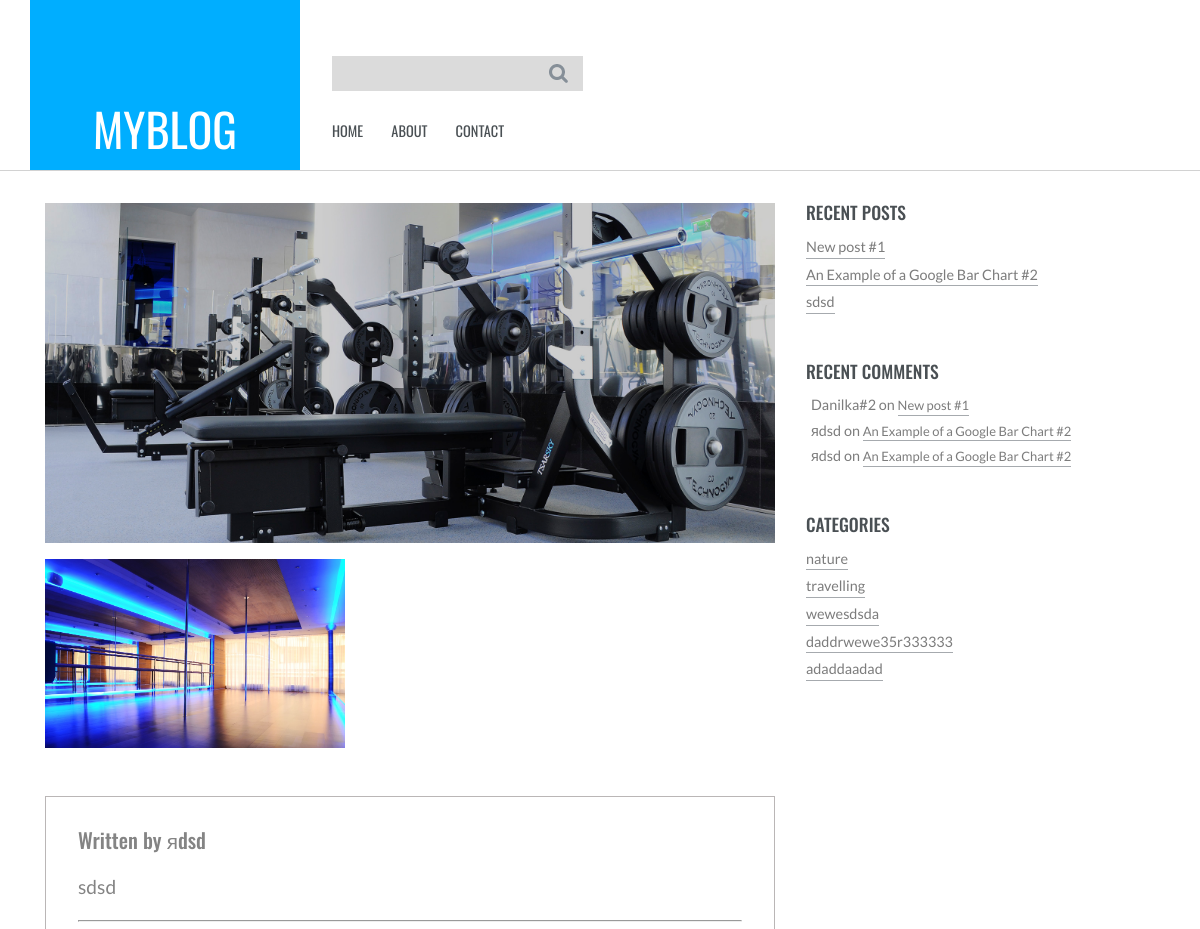
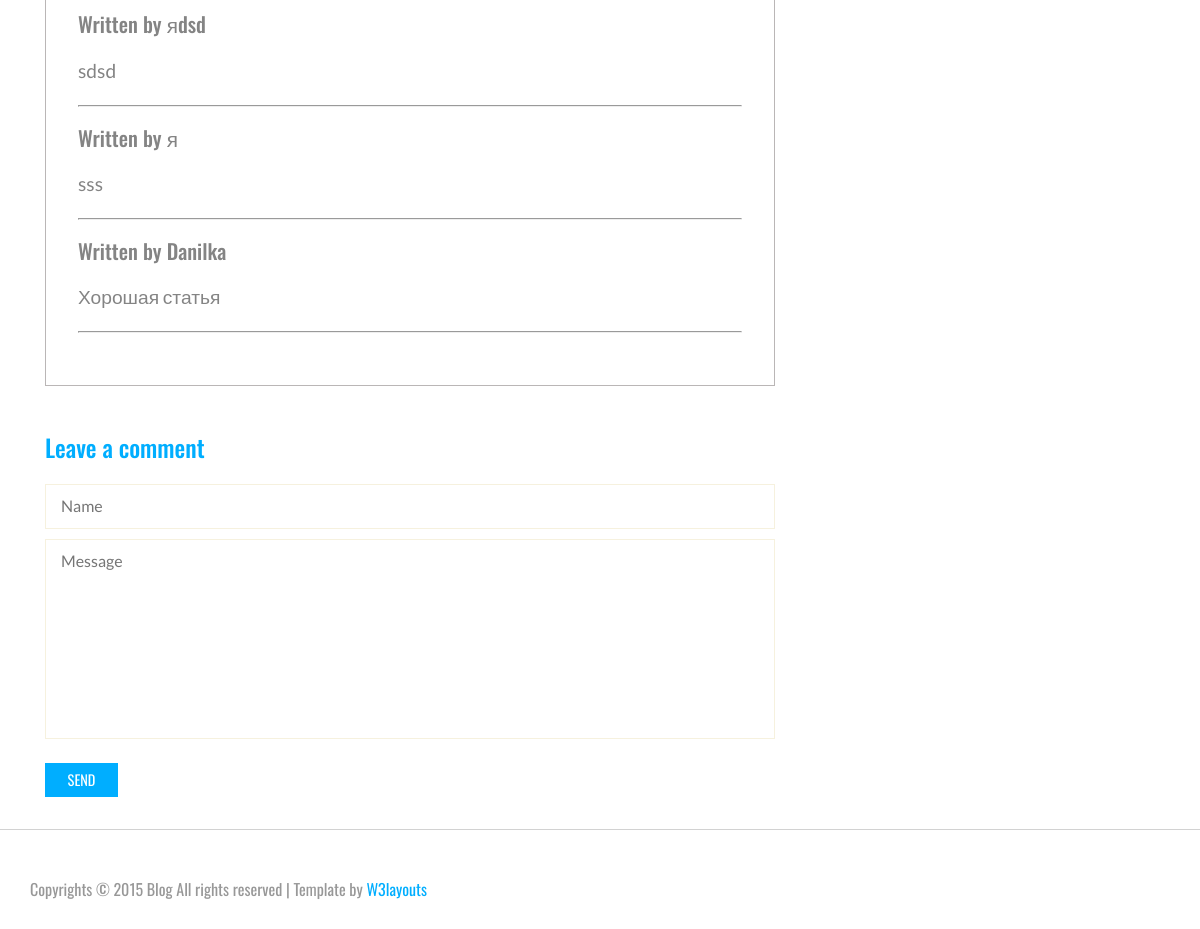
Screenshot of /post/21 with the database file from the repository (2 pictures, top to bottom).
### tables this page shows
CREATE TABLE `settings` (
  `id` int(11) NOT NULL,
  `name` varchar(255) NOT NULL,
  `value` varchar(255) NOT NULL,
  `type` varchar(255) NOT NULL DEFAULT 'text'
);

CREATE TABLE `posts` (
  `id` int(11) NOT NULL,
  `title` varchar(255) NOT NULL,
  `description` varchar(255) NOT NULL,
  `content` text NOT NULL,
  `date` datetime NOT NULL,
  `image` varchar(255) NOT NULL,
  `author` varchar(255) NOT NULL,
  `category` varchar(255) NOT NULL
);

CREATE TABLE `comments` (
  `id` int(11) NOT NULL,
  `author` varchar(255) NOT NULL,
  `post` int(11) NOT NULL,
  `text` text NOT NULL,
  `date` datetime NOT NULL DEFAULT current_timestamp()
);

CREATE TABLE `categories` (
  `id` int(11) NOT NULL,
  `name` varchar(255) NOT NULL
);

### engine/Config/Service.php (called while the page is built)
<?php
return [
    Engine\Services\Load\Provider::class,
    Engine\Services\Database\Provider::class,
    Engine\Services\View\Provider::class,
    Engine\Services\Router\Provider::class,
];

### CMS/Controllers/PostController.php (called while the page is built, shortened)
<?php
class PostController extends AbstractController
{
    public function post($id)
    {
        $posts = $this->load->model('posts');
        $comments = $this->load->model('comments');
        $post = $posts->getPost($id);
        $data['recentPosts'] = $posts->getRecentPosts(3);
        $data['recentComments'] = $comments->getRecentComments(3);
        $data['categories'] = $posts->getCategories();
        $data['comments'] = $comments->getComments($post->id);
        $data['post'] = $post;
        $this->view->render('post', $data);
    }
}

### CMS/Config/Routes.php (called while the page is built)
<?php
$router->route('/','HomeController@index');
$router->route('/page/:any','PageController@page');
$router->route('/post/:num','PostController@post');
$router->route('/search','SearchController@redirect');
$router->route('/search/:any','SearchController@search');
$router->route('/comment/add','CommentController@add');
$router->route('/category/:num','SearchController@category');
$router->execute($_SERVER['REQUEST_URI']);
exit;

### engine/Services/Router/Provider.php (called while the page is built, shortened)
<?php
class Provider extends AbstractProvider
{
    private $serviceName = 'router';
    function init()
    {
        $router = new Router($this->di);
        $this->di->add($this->serviceName, $router);
        require_once ROOT_PATH . '/'.VERT.'/Config/Routes.php';
    }
}

### index.php (called while the page is built, shortened)
<?php
require_once __DIR__ . '/engine/App.php';

### engine/DI.php (called while the page is built, shortened)
<?php
 class DI
 {
 	private $container = [];
 	public function add($key, $value){
 		$this->container[$key] = $value;
 		return $this;
 	}
 	public function get($key){
 		return $this->container[$key];
 	}
 }
?>

### engine/Load.php (called while the page is built, shortened)
<?php
class Load
{
    public function model($modelName)
    {
        global $di;
        $modelName  = ucfirst($modelName);
        $model  = new $namespace($di);
        return $model;
    }
}

### CMS/Models/Settings.php (called while the page is built, shortened)
<?php
class Settings extends AbstractModel
{
    public function __construct($di)
    {
        $this->queryBuilder = new QueryBuilder();
        $this->di      = $di;
        $this->db      = $this->di->get('db');
    }
    function getSetting($name){
        $sql = $this->queryBuilder->select()
            ->from('settings')
            ->where('name', $name)
            ->limit('1')
            ->sql();
        return $this->db->query($sql, $this->queryBuilder->values)[0];
    }
}

### engine/Core/Database/QueryBuilder.php (called while the page is built, shortened)
<?php
class QueryBuilder
{
    protected $sql = [];
    public function select($fields = '*')
    {
        $this->sql['select'] = "SELECT {$fields} ";
        return $this;
    }
    public function from($table)
    {
        $this->sql['from'] = "FROM {$table} ";
        return $this;
    }
    public function where($column, $value, $operator = '=')
    {
        $this->sql['where'][] = "{$column} {$operator} ?";
        return $this;
    }
    public function orderBy($field, $order)
    {
        $this->sql['order_by'] = "ORDER BY {$field} {$order}";
        return $this;
    }
    public function limit($number)
    {
        $this->sql['limit'] = " LIMIT {$number}";
        return $this;
    }
    public function sql()
    {
        $sql = '';
        if(!empty($this->sql)) {
            foreach ($this->sql as $key => $value) {
                if ($key == 'where') {
                    $sql .= ' WHERE ';
                    foreach ($value as $where) {
                        $sql .= $where;
                    }
                } else {
                    $sql .= $value;
                }
            }
        }
        return $sql;
    }
    public function reset()
    {
        $this->sql    = [];
    }
}

### engine/Core/Database/Connection.php (called while the page is built, shortened)
<?php
class Connection
{
	private $link;
	function connect(){
		$config = require_once ROOT_PATH . '/engine/Config/Database.php';
		$dsn = 'mysql:host='.$config['host'].';dbname='.$config['db_name'].';charset='.$config["charset"];
		$this->link = new PDO($dsn, $config["user"], $config["password"]);
		return $this;
	}
	function query($sql, $parameters = []){
		$req = $this->link->prepare($sql);
		$req->execute($parameters);
		$resp = $req->fetchAll(PDO::FETCH_CLASS);
		return $resp;
	}
}
 ?>

### engine/Config/Database.php (called while the page is built)
<?php
return [
			"host" => "localhost",
			"db_name" => "mycms",
			"user" => "root",
			"password" => "",
			"charset" => "utf8"
		];

### CMS/Models/Posts.php (called while the page is built, shortened)
<?php
class Posts extends AbstractModel
{
    public function __construct($di)
    {
        $this->queryBuilder = new QueryBuilder();
        $this->di      = $di;
        $this->db      = $this->di->get('db');
    }
    function getRecentPosts($num){
        $sql = $this->queryBuilder->select()
            ->from('posts')
            ->orderBy('date', 'DESC')
            ->limit($num)
            ->sql();
        return $this->db->query($sql);
    }
    function getCategories(){
        $sql = $this->queryBuilder->select()
            ->from('categories')
            ->orderBy('id', 'ASC')
            ->sql();
        return $this->db->query($sql);
    }
    function getPost($id){
        $sql = $this->queryBuilder->select()
            ->from('posts')
            ->where('id', $id)
            ->limit('1')
            ->sql();
        return $this->db->query($sql, $this->queryBuilder->values)[0];
    }
}

### engine/AbstractController.php (called while the page is built, shortened)
<?php
abstract class AbstractController
{
    function __construct($di)
    {
        $this->di = $di;
        $this->load = $this->di->get('load');
    }
}

### CMS/Models/Comments.php (called while the page is built, shortened)
<?php
class Comments extends AbstractModel
{
    public function __construct($di)
    {
        $this->queryBuilder = new QueryBuilder();
        $this->di      = $di;
        $this->db      = $this->di->get('db');
    }
    function getComments($post){
        $sql = $this->queryBuilder->select()
            ->from('comments')
            ->where('post', $post)
            ->orderBy('id', 'ASC')
            ->sql();
        return $this->db->query($sql, $this->queryBuilder->values);
    }
    function getRecentComments($num){
        $sql = $this->queryBuilder->select()
            ->from('comments')
            ->orderBy('date', 'DESC')
            ->limit($num)
            ->sql();
        return $this->db->query($sql);
    }
}

### content/themes/default/post.php (the view, shortened to what this page needs)
<?php
$this->theme->header();
?>
    <div class="single">
        <div class="container">
            <div class="col-md-8 single-main">
                <div class="single-grid">
                    <img src="<?= $post->image; ?>" alt=""/>
                    <p><?= $post->content; ?></p>
                </div>
                <?php if (!!$comments){?>
                <ul class="comment-list">
                    <?php foreach ($comments as $comment): ?>
                    <h5 class="post-author_head">Written by <a href="#" title="Posts by admin" rel="author"><?= $comment->author; ?></a></h5>
                        <div class="desc">
                            <p><?= $comment->text; ?></p>
                        </div>
                        <hr>
                    <?php endforeach; ?>
                </ul>
                <?php } ?>
                <div class="content-form">
                    <h3>Leave a comment</h3>
                    <form action="/comment/add" method="post">
                        <input name="author" id="comment_author" type="text" placeholder="Name" required/>
                        <textarea name="text" id="comment_text" placeholder="Message"></textarea>
                        <input type="submit" value="SEND"/>
                    </form>
                </div>
            </div>
            <?php $this->theme->sidebar(); ?>
            <div class="clearfix"></div>
        </div>
    </div>
<?php
$this->theme->footer();

### engine/App.php (shortened to what this page needs)
<?php
try {
    $di = new DI();
    $services = require ROOT_PATH . "/engine/Config/Service.php";
    foreach ($services as $service){
        $nService = new $service($di);
        $nService->init();
    }
} catch (Exception $e) {
    echo $e->getMessage();
} ?>

### engine/Core/Router/Router.php (shortened to what this page needs)
<?php
class Router
{
    public $routes = array();
    function __construct($di)
    {
        $this->di = $di;
    }
    public function route($pattern, $uri)
    {
        $pattern = '/^' . str_replace('/', '\/', $pattern) . '$/';
        $this->routes[$pattern] = $uri;
    }
    public function execute($url)
    {
        foreach ($this->routes as $pattern => $uri)
        {
            $oPattern = $pattern;
            if (strpos($pattern, ':') !== false) {
                $pattern = str_replace(':any', '(.+)', str_replace(':num', '([0-9]+)', $pattern));
            }
            if (strpos($uri, '@')){
                $explodedUri = explode('@', $uri);
                $action = $explodedUri[1];
            }
            else {
                $controller = $uri;
                $action = 'index';
            }
            if (preg_match($pattern, $url, $params))
            {
                array_shift($params);
                return call_user_func_array([new $controller($this->di), $action], array_values($params));
            }
            else if(array_search($oPattern, array_keys($this->routes)) == count($this->routes) - 1){
                throw new Exception("404. Cannot find ".$pattern." in Routes");
            }
        }
    }
}

### content/themes/default/header.php (shortened to what this page needs)
<!DOCTYPE HTML>
<html>
<head>
    <link href="<?= $this->path; ?>css/bootstrap.css" rel='stylesheet' type='text/css' />
    <link href="<?= $this->path; ?>css/style.css" rel='stylesheet' type='text/css' />
</head>
<body>
<div class="header">
    <div class="container">
        <div class="logo">
            <div class="logo-wrapper">
            <a href="/">
                <?= $this->settings->getSetting('Site name')->value; ?>
            </a>
            </div>
        </div>
        <div class="top-menu">
            <div class="search">
                <form action="/search" method="post">
                    <input type="text" name="s" placeholder="" required="">
                    <input type="submit" value=""/>
                </form>
            </div>
            <ul>
                <li><a href="/">HOME</a></li>
                <li><a href="/page/about">ABOUT</a></li>
                <li><a href="/page/contact">CONTACT</a></li>
            </ul>
        </div>
        <div class="clearfix"></div>
    </div>
</div>

### content/themes/default/sidebar.php (shortened to what this page needs)
<div class="col-md-4 content-right">
    <?php if (isset($recentPosts[0])){ ?>
    <div class="recent">
        <h3>RECENT POSTS</h3>
        <ul>
            <?php foreach ($recentPosts as $post): ?>
            <li><a href="/post/<?= $post->id; ?>"><?= $post->title; ?></a></li>
            <?php endforeach; ?>
        </ul>
    </div>
    <?php } ?>
    <?php if (isset($recentComments[0])){ ?>
    <div class="comments">
        <h3>RECENT COMMENTS</h3>
        <ul>
            <?php foreach ($recentComments as $comment): ;?>
                <li><?= $comment->author ?> on <a href="/post/<?= $comment->post; ?>"><?= $this->load->model('posts')->getPost($comment->post)->title; ?></a></li>
            <?php endforeach; ?>
        </ul>
    </div>
    <?php } ?>
    <?php if (isset($categories[0])){ ?>
    <div class="categories">
        <h3>CATEGORIES</h3>
        <ul>
            <?php foreach ($categories as $category): ?>
                <li><a href="/category/<?= $category->id; ?>"><?= $category->name; ?></a></li>
            <?php endforeach; ?>
        </ul>
    </div>
    <?php } ?>
</div>

### content/themes/default/footer.php
<div class="footer">
    <div class="container">
        <p>Copyrights © 2015 Blog All rights reserved | Template by <a href="http://w3layouts.com/">W3layouts</a></p>
    </div>
</div>

### rows the page displays
settings: settings.value "MYBLOG", posts.image (picture), posts.content (picture), shows "Copyrights © 2015 Blog All rights reserved | Template by", value "W3layouts"
comments: author "яdsd", text "sdsd", post.title "An Example of a Google Bar Chart #2"
comments: author "яdsd", text "sdsd", post.title "An Example of a Google Bar Chart #2"
comments: author "я", text "sss"
comments: author "Danilka", text "Хорошая статья"
posts: title "New post #1"
posts: title "An Example of a Google Bar Chart #2"
posts: title "sdsd"
comments: author "Danilka#2", post.title "New post #1"
categories: name "nature"
categories: name "travelling"
categories: name "wewesdsda"
categories: name "daddrwewe35r333333"
categories: name "adaddaadad"
